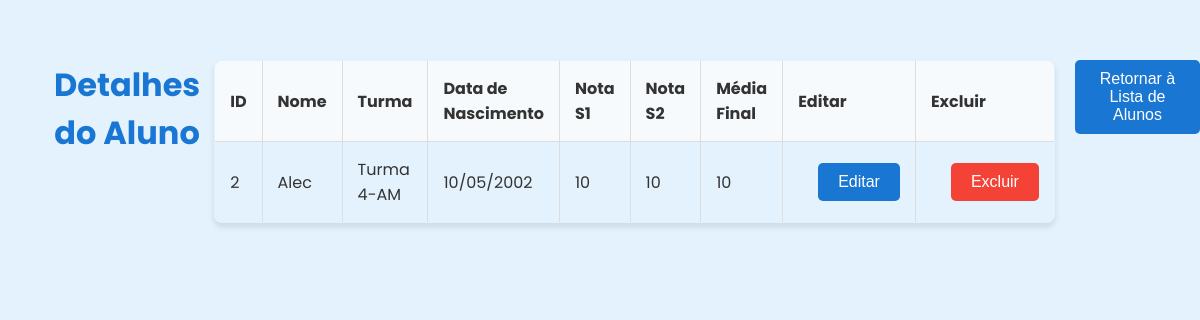
/alunos/2, run on the app's committed database.
### model/model_alunos.py (models this page shows, shortened)
class Aluno(db.Model):
    id = db.Column(db.Integer, primary_key=True)
    nome = db.Column(db.String(80))
    turma_id = db.Column(db.Integer, db.ForeignKey('turmas.id', ondelete="SET NULL"), nullable=True)
    turma = db.relationship('Turma', backref='alunos')
    dataNasc = db.Column(db.Date)
    nota_S1 = db.Column(db.Float)
    nota_S2 = db.Column(db.Float)
    media_F = db.Column(db.Float)
    def to_dict(self):
        return {
            "id": self.id,
            "nome": self.nome,
            "turma": self.turma.descricao if self.turma is not None else "Sem Turma",
            "dataNasc": self.dataNasc,
            "nota_S1": self.nota_S1,
            "nota_S2": self.nota_S2,
            "media_F": self.media_F,
        }

### model/model_turma.py (models this page shows, shortened)
class Turma(db.Model):
    __tablename__ = 'turmas'
    id = db.Column(db.Integer, primary_key=True)
    descricao = db.Column(db.String(80))
    ativo = db.Column(db.String, default="sim", nullable=False)
    prof_id = db.Column(db.Integer, db.ForeignKey('professores.id', ondelete="SET NULL"), nullable=True)
    professor = db.relationship('Professor', backref='turmas')

### routes/alunos_routes.py (the view)
@alunos_blueprint.route("/alunos/<int:id_aluno>", methods=["GET"])
def get_alunoPorId(id_aluno):
    try:
        aluno = aluno_por_id(id_aluno)
        return render_template("aluno_id.html", aluno=aluno)
    except AlunoNaoEncontrado:
        return jsonify({"erro": 'aluno nao encontrado'}), 404

### model/model_alunos.py (called while the page is built)
def aluno_por_id(id_aluno):
    aluno = Aluno.query.get(id_aluno)
    if not aluno:
        raise AlunoNaoEncontrado
    return aluno.to_dict()

### templates/aluno_id.html (shortened to what this page needs)
<!DOCTYPE html>
<html lang="pt-BR">
<head>
</head>
<body>
    <div class="container">
        <h1>Detalhes do Aluno</h1>
        <table>
            <thead>
                <tr>
                    <th>ID</th>
                    <th>Nome</th>
                    <th>Turma</th>
                    <th>Data de Nascimento</th>
                    <th>Nota S1</th>
                    <th>Nota S2</th>
                    <th>Média Final</th>
                    <th>Editar</th>
                    <th>Excluir</th>
                </tr>
            </thead>
            <tbody>
                <tr>
                    <td>{{ aluno.id }}</td>
                    <td>{{ aluno.nome }}</td>
                    <td>{{ aluno.turma }}</td>
                    <td>{{ aluno.dataNasc.strftime('%d/%m/%Y') }}</td>
                    <td>{{ aluno.nota_S1 }}</td>
                    <td>{{ aluno.nota_S2 }}</td>
                    <td>{{ aluno.media_F }}</td>
                    <td>
                        <a href="{{ url_for('alunos.editar_aluno_page', id_aluno=aluno.id) }}">
                            <button>Editar</button>
                        </a>
                    </td>
                    <td>
                        <form id="delete-form" action="{{ url_for('alunos.excluir_aluno', id_aluno=aluno.id) }}" method="POST">
                            <button type="submit" class="delete-btn">Excluir</button>
                        </form>
                    </td>
                </tr>
            </tbody>
        </table>
        <div>
            <a href="{{ url_for('alunos.get_alunos', id_aluno=aluno.id) }}">
                <button>Retornar à Lista de Alunos</button>
            </a>
        </div>
    </div>
</body>
</html>

### templates/aluno_id.html (style rules this page uses)
body { background-color: #e3f2fd; font-family: 'Poppins', sans-serif; color: #333; margin: 0; padding: 20px; }
h1 { color: #1976d2; text-align: center; }
.container { width: 100%; max-width: 1200px; margin: 0 auto; padding: 20px; }
table { width: 100%; border-collapse: collapse; margin-top: 20px; box-shadow: 0 4px 6px rgba(0, 0, 0, 0.1); border-radius: 8px; overflow: hidden; }
table, th, td { border: 1px solid #ddd; }
th, td { padding: 15px; text-align: left; }
th { background-color: #f7fafc; color: #333; }
div { margin-top: 20px; display: flex; justify-content: center; }
button { margin-left: 20px; padding: 10px 20px; background-color: #1976d2; color: white; border: none; cursor: pointer; font-size: 16px; border-radius: 5px; transition: background-color 0.3s ease, transform 0.2s; }
.delete-btn { background-color: #f44336; }

### data on the page
Aluno: nome "Alec", dataNasc "10/05/2002"
Turma: turma "Turma 4-AM"

### other printed values
{{ aluno.id }} "2"
{{ aluno.nota_S1 }} "10"
{{ aluno.nota_S2 }} "10"
{{ aluno.media_F }} "10"
